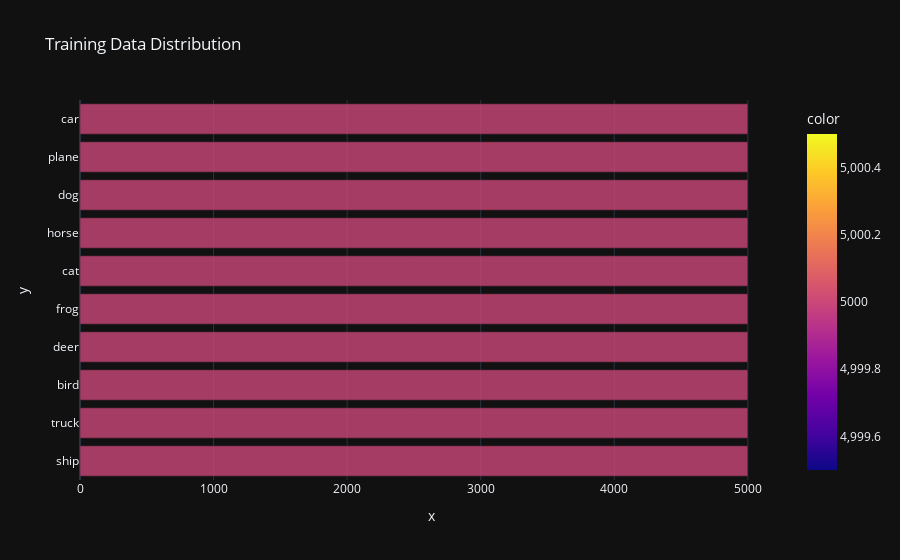

The code cell stored with this chart in its notebook:
### Code cell
plot_dist(train_dict, "Training Data")

### Figure 1 — Plotly figure (JSON) as saved in the notebook; plotly's stock layout.template omitted (floating-point values rounded to 4 significant figures)
{"data": [{"alignmentgroup": "True", "hovertemplate": "x=%{x}<br>y=%{y}<br>color=%{marker.color}<extra></extra>", "legendgroup": "", "marker": {"color": [5000, 5000, 5000, 5000, 5000, 5000, 5000, 5000, 5000, 5000], "coloraxis": "coloraxis", "opacity": 0.8, "pattern": {"shape": ""}}, "name": "", "offsetgroup": "", "orientation": "h", "showlegend": false, "textposition": "auto", "type": "bar", "x": [5000, 5000, 5000, 5000, 5000, 5000, 5000, 5000, 5000, 5000], "xaxis": "x", "y": ["ship", "truck", "bird", "deer", "frog", "cat", "horse", "dog", "plane", "car"], "yaxis": "y"}], "layout": {"barmode": "relative", "coloraxis": {"colorbar": {"title": {"text": "color"}}, "colorscale": [[0, "#0d0887"], [0.1111, "#46039f"], [0.2222, "#7201a8"], [0.3333, "#9c179e"], [0.4444, "#bd3786"], [0.5556, "#d8576b"], [0.6667, "#ed7953"], [0.7778, "#fb9f3a"], [0.8889, "#fdca26"], [1, "#f0f921"]]}, "legend": {"tracegroupgap": 0}, "title": {"text": "Training Data Distribution"}, "xaxis": {"anchor": "y", "domain": [0, 1], "title": {"text": "x"}}, "yaxis": {"anchor": "x", "domain": [0, 1], "title": {"text": "y"}}}}
